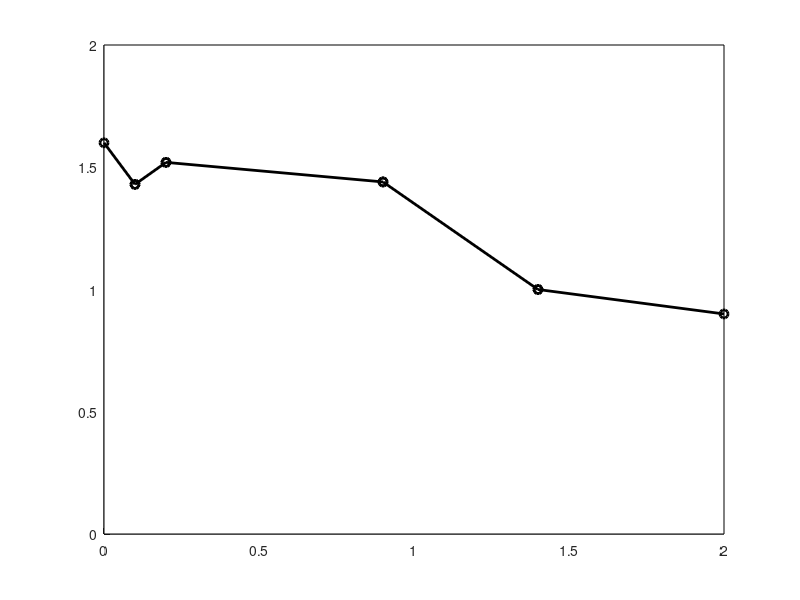
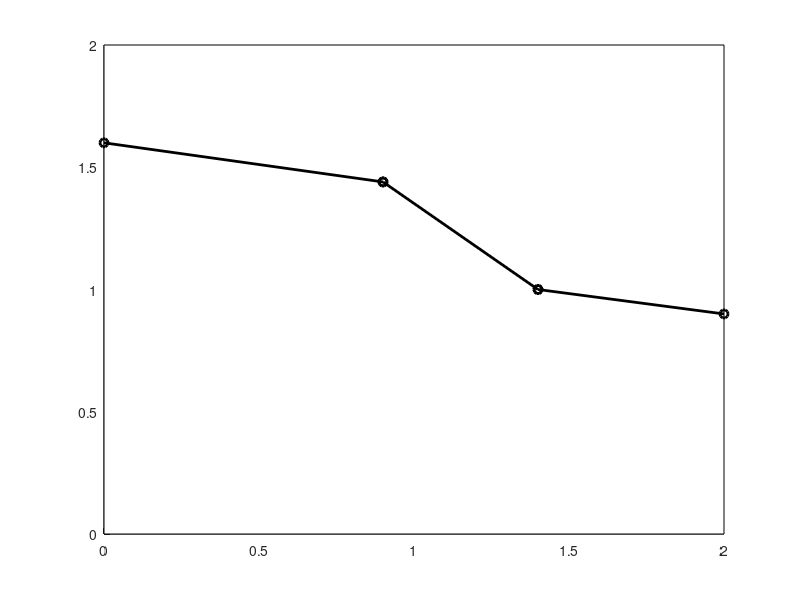

Source code (MATLAB) for these figures, in order:
close all; clear; clc;


% Boundaries
ex = [0 2 2 0]; ey = [0 0 2 2];
patch(ex,ey,'white')
hold on

% Line coordinates
line_coord = [0.0 1.6; 0.1 1.43; 0.2 1.52; 0.9 1.44; 1.4 1.0; 2.0 0.9];

% Line conn OBS not sorted
line_conn = [1 2; 3 4; 2 3; 4 5; 5 6];

% Line ex and line ey
line_ex = reshape(line_coord(reshape(line_conn', 1, []),1),2,[])';
line_ey = reshape(line_coord(reshape(line_conn', 1, []),2),2,[])';

line_ex_o = line_ex;
line_ey_o = line_ey;

% Plot line segments
figure(1)
plot(line_ex',line_ey','-ko','LineWidth',2)


% Remove lines shorter than threhhold
lseg      = 0.3;  % Line segment threshhold
nseg      = size(line_ex,1);
rmseg     = zeros(nseg,1); % Info on if line seg is to be removed
rmseg     = rmseg>1;
rm        = true;
isegs     = (1:nseg)';
while (rm)
    rm = false;
    segloop = isegs(~rmseg);
    nloop   = sum(~rmseg);
    for k=1:nloop

        % Segment
        iseg = segloop(k);
    
        % 1) Take out vertex coordinates
        P1 = [line_ex_o(iseg,1),line_ey_o(iseg,1)];
        P2 = [line_ex_o(iseg,2),line_ey_o(iseg,2)];
    
        % 2) Compute line length
        line_length = norm(P1-P2);
    
        % 3) Check if line_length smaller than threshhold
        if (line_length<lseg)
    
            % Continue removing lines
            rm = true;

            % Check if P1 or P2 on boundary
            P1B = abs(P1(1)-min(ex))<1e-12 | abs(P1(1)-max(ex))<1e-12 | ...
                  abs(P1(2)-min(ey))<1e-12 | abs(P1(2)-max(ey))<1e-12;
            P2B = abs(P2(1)-min(ex))<1e-12 | abs(P2(1)-max(ex))<1e-12 | ...
                  abs(P2(2)-min(ey))<1e-12 | abs(P2(2)-max(ey))<1e-12;

            if (~P1B && ~P2B)
                % Neither P1 or P2 on domain boundary
                idx = abs(line_ex_o-P1(1))<1e-12 & abs(line_ey_o-P1(2))<1e-12 | ...
                      abs(line_ex_o-P2(1))<1e-12 & abs(line_ey_o-P2(2))<1e-12;            
                N   = (P1+P2)/2;
            elseif (P1B)
                % P1 on domain boundary. Set P2 at P1 pos.
                idx = abs(line_ex_o-P2(1))<1e-12 & abs(line_ey_o-P2(2))<1e-12;
                N   = P1;
            elseif(P2B)
                % P2 on domain boundary. Set P1 at P2 pos.
                idx = abs(line_ex_o-P1(1))<1e-12 & abs(line_ey_o-P1(2))<1e-12;
                N   = P2;
            end      
    
            % Update line coordinates
            line_ex(idx) = N(1);
            line_ey(idx) = N(2);          
        
        end    
    end
    % Extract lines
    rmseg     = rmseg | abs(line_ex(:,1)-line_ex(:,2))<1e-12 & abs(line_ey(:,1)-line_ey(:,2))<1e-12;
    nseg      = sum(~rmseg);
    line_ex_o = line_ex;
    line_ey_o = line_ey;
end

line_ex = line_ex(rmseg==0,:);
line_ey = line_ey(rmseg==0,:);



% Plot new line segments
figure(2)
patch(ex,ey,'white')
hold on
plot(line_ex',line_ey','-ko','LineWidth',2)
